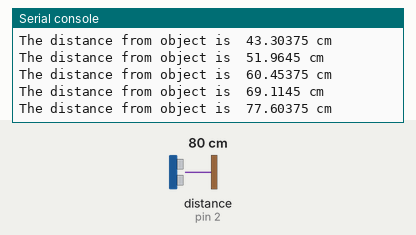
Bench run of a program on a simulated MicroPython board. Parts: the last lines printed to the serial console. The inputs (shaded band) are chosen by the test bench; at power-on: distance to the obstacle (sensor on pin 2) 80 cm. The echo pulse lasts 58.3 µs per cm.

Above: at 1.2 s.
1.3 s: distance to the obstacle (sensor on pin 2) set to 120 cm
At 2.6 s:
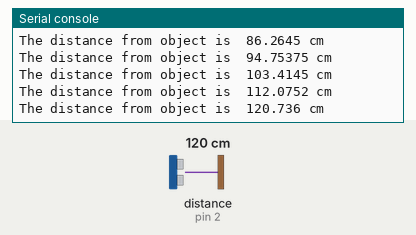
2.8 s: distance to the obstacle (sensor on pin 2) set to 250 cm
At 3.8 s:
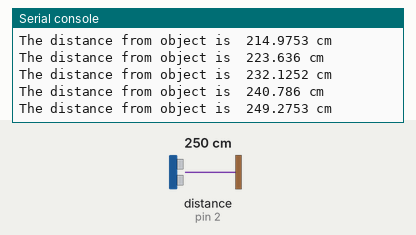
Timing chart, 0 to 5.8 s (numbered marks = the images above; inputs shaded):
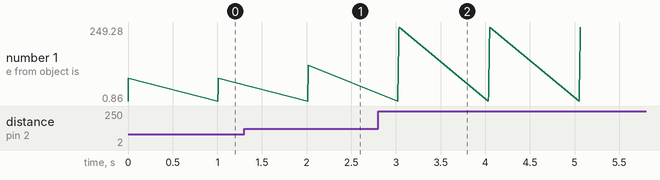

The program:

ultrasonic_sensor.py
```python
from machine import Pin
import utime
trigger = Pin(3, Pin.OUT)
echo = Pin(2, Pin.IN)
def ultra():
    trigger.low()
    utime.sleep_us(2)
    trigger.high()
    utime.sleep_us(5)
    trigger.low()
    while echo.value() == 0: #Record the time when the signal is sent
        signaloff = utime.ticks_us()
    while echo.value() == 1: #Record the time when the signal is received
        signalon = utime.ticks_us()
        timepassed = signalon - signaloff
        distance = (timepassed * 0.0343) / 2
        print("The distance from object is ",distance,"cm")
while True:
    ultra()
    utime.sleep(1)
```

Measured:
- after the input at 1.3 s, the serial console: prints a new line after 0.72 s (image 1)
- after the input at 2.8 s, the serial console: prints a new line after 0.23 s (image 2)
- plotted number 1: 77.6 → 120.74 after the input at 1.3 s, 120.74 → 249.28 after the input at 2.8 s
